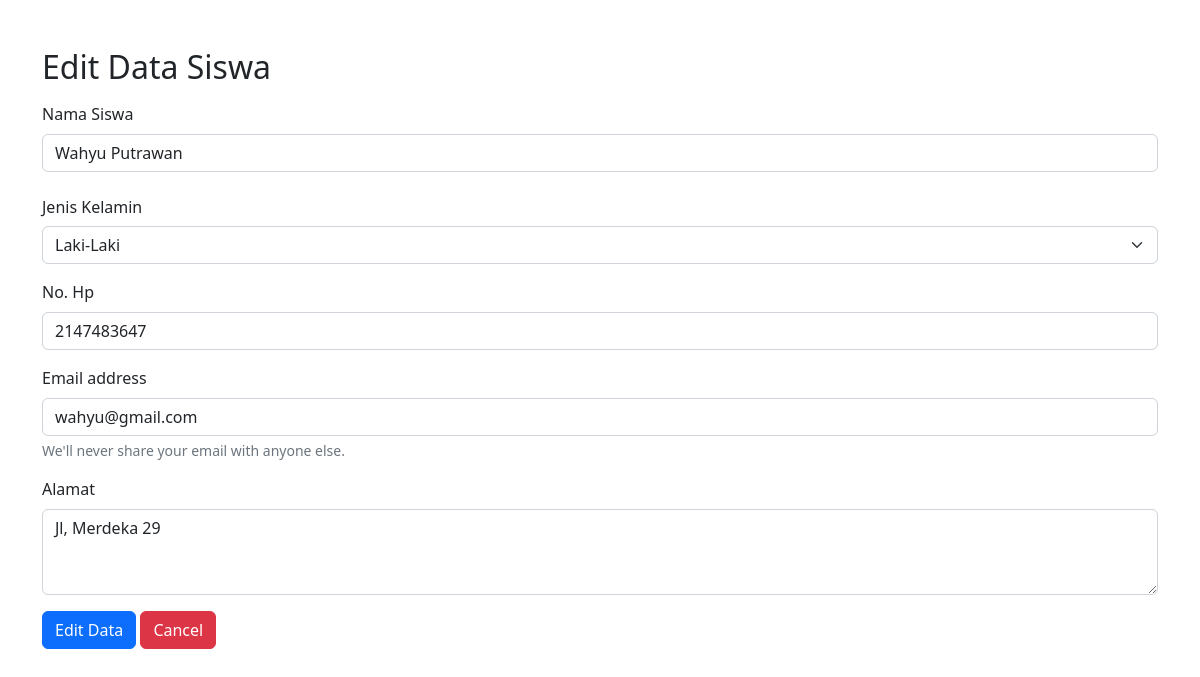
The app's page /edit.php?edit=22 with its own data.
### tables this page shows
CREATE TABLE `siswa` (
  `id_siswa` int(11) NOT NULL,
  `nama_siswa` varchar(30) NOT NULL,
  `alamat_siswa` varchar(150) NOT NULL,
  `email_siswa` varchar(25) NOT NULL,
  `jenis_kelamin` varchar(20) NOT NULL,
  `nomor_hp` int(20) NOT NULL
);

### edit.php (the view, shortened to what this page needs)
<?php
include 'koneksi.php';
if(isset($_GET['edit'])){
    $id_siswa = $_GET['edit'];
    $query = "select * from siswa where id_siswa = $id_siswa";
    $sql = mysqli_query($conn, $query);
    $result = mysqli_fetch_array($sql);
    $nama_siswa = $result['nama_siswa'];
    $jenis_kelamin = $result['jenis_kelamin'];
    $nomor_hp = $result['nomor_hp'];
    $email_siswa = $result['email_siswa'];
    $alamat_siswa = $result['alamat_siswa'];
}
?>
<!DOCTYPE html>
<html lang="en">
  <head>
    <link
      href="https://cdn.jsdelivr.net/npm/bootstrap@5.2.3/dist/css/bootstrap.min.css"
      rel="stylesheet"
    />
  </head>
  <body>
    <div class="container pt-5">
      <h2>Edit Data Siswa</h2>
      <form method="POST" action="proses-edit.php" class="mt-3">
        <div class="mb-3">
          <label for="nama_siswa" class="form-label">Nama Siswa</label>
          <input
            type="text"
            class="form-control"
            id="nama_siswa"
            placeholder="Budi"
            name="nama_siswa"
            value="<?php echo $nama_siswa ?>"
          />
        </div>
        <div class="mb-3 row">
          <label for="jenis_kelamin" class="col-sm-2 col-form-label"
          >Jenis Kelamin</label
          >
          <div>
            <select required class="form-select" id="jenis_kelamin" name="jenis_kelamin">
              <option <?php if($jenis_kelamin == "Laki-Laki"){ echo "selected";} ?> value="Laki-Laki">Laki-Laki</option>
            </select>
          </div>
        </div>
        <div class="mb-3">
          <label for="nomor_hp" class="form-label">No. Hp</label>
          <input
            type="number"
            class="form-control"
            id="nomor_hp"
            placeholder="08888"
            name="nomor_hp"
            value="<?php echo $nomor_hp?>"
          />
        </div>
        <div class="mb-3">
          <label for="email_siswa" class="form-label">Email address</label>
          <input
            type="text"
            class="form-control"
            id="email_siswa"
            aria-describedby="emailHelp"
            placeholder="example@co.com"
            name="email_siswa"
            value="<?php echo $email_siswa?>"
          />
          <div id="emailHelp" class="form-text">
            We'll never share your email with anyone else.
          </div>
        </div>
        <div class="mb-3">
          <label for="alamat_siswa" class="form-label"
            >Alamat</label
          >
          <textarea
            class="form-control"
            id="alamat_siswa"
            rows="3"
            name="alamat_siswa"
            placeholder="Jl. Pahlawan 12X"
          ><?php echo $alamat_siswa ?></textarea>
        </div>
        <input type="submit" class="btn btn-primary" name="edit" value="Edit Data"></input>
        <a href="index.php" class="btn btn-danger">Cancel</a>
      </form>
    </div>
  </body>
</html>

### records on screen
siswa: nama_siswa "Wahyu Putrawan", jenis_kelamin "Laki-Laki", nomor_hp "2147483647", email_siswa "wahyu@gmail.com", alamat_siswa "Jl, Merdeka 29"
